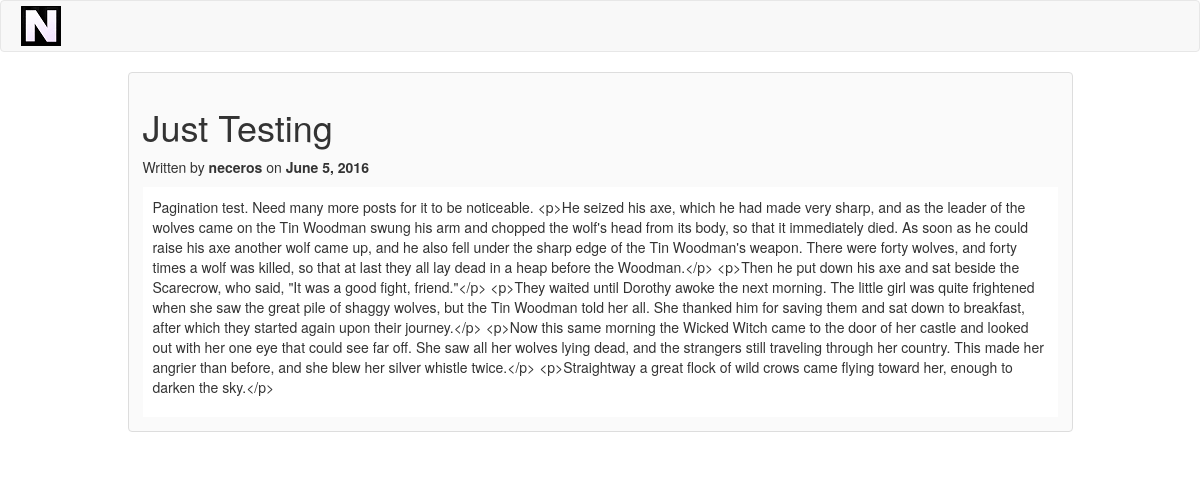
The page /just-testing/ on the database its author committed.
### posts/models.py (models this page shows, shortened)
class Post(models.Model):
    user = models.ForeignKey(settings.AUTH_USER_MODEL, )
    title = models.CharField(max_length=200)
    content = models.TextField()
    slug = models.SlugField(max_length=200, unique=True)
    published = models.BooleanField(default=True)
    created = models.DateTimeField(auto_now_add=True)
    updated = models.DateTimeField(auto_now=True)
    tags = models.ManyToManyField(Tag)
    objects = PostQuerySet.as_manager()
    class Meta:
        verbose_name = "Blog Post"
        verbose_name_plural = "Blog Posts"
        ordering = ["-created", "-updated"]

### posts/views.py (the view)
# urls.py: url(r'^(?P<slug>[\w-]+)/$', homeview.posts_detail, name="detail")
def posts_detail(request, slug=None):
    queryset = get_object_or_404(Post, slug=slug)
    content = {
        "content": queryset,
        "title": queryset.title[0:20]
    }
    return render(request, "detail.html", content)

### templates/detail.html (shortened to what this page needs)
{% extends "base.html" %}
{% load django_markdown %}
{% block content %}
<div class="row">
    <div class="col-sm-10 col-sm-offset-1">
        <div class="thumbnail post">
            <div class="post-header">
                <h1>{{ content.title }}</h1>
                <p>Written by <strong>{{ content.user }}</strong>
                    on <strong>{{ content.created|date }}</strong>
                </p>
                <div class="post-content">
                    <p>{{ content.content|markdown }}</p>
                </div>
            </div>
        </div>
    </div>
</div>
{% endblock %}

### static/css/base.css (style rules this page uses)
.post { background-color: #fafafa; }
.post-content { padding: 10px; background-color: #FFFFFF; }
.post-header { padding: 10px; }

### rows shown on the page
Post: title "Just Testing", user "neceros", created "June 5, 2016", content "Pagination test. Need many more posts for it to be noticeable. <p>He seized his axe, which he had made very sharp, and as the leader of the wolves came on the Tin Woodman swung his arm and chopped the wolf's head from its body, so that it immediately died. As soon as he could raise his axe another wolf came up, and he also fell under the sharp edge of the Tin Woodman's weapon. There were forty wolves, and forty times a wolf was killed, so that at last they all lay dead in a heap before the Woodman.</p> <p>Then he put down his axe and sat beside the Scarecrow, who said, \"It was a good fight, friend.\"</p> <p>They waited until Dorothy awoke the next morning. The little girl was quite…"
